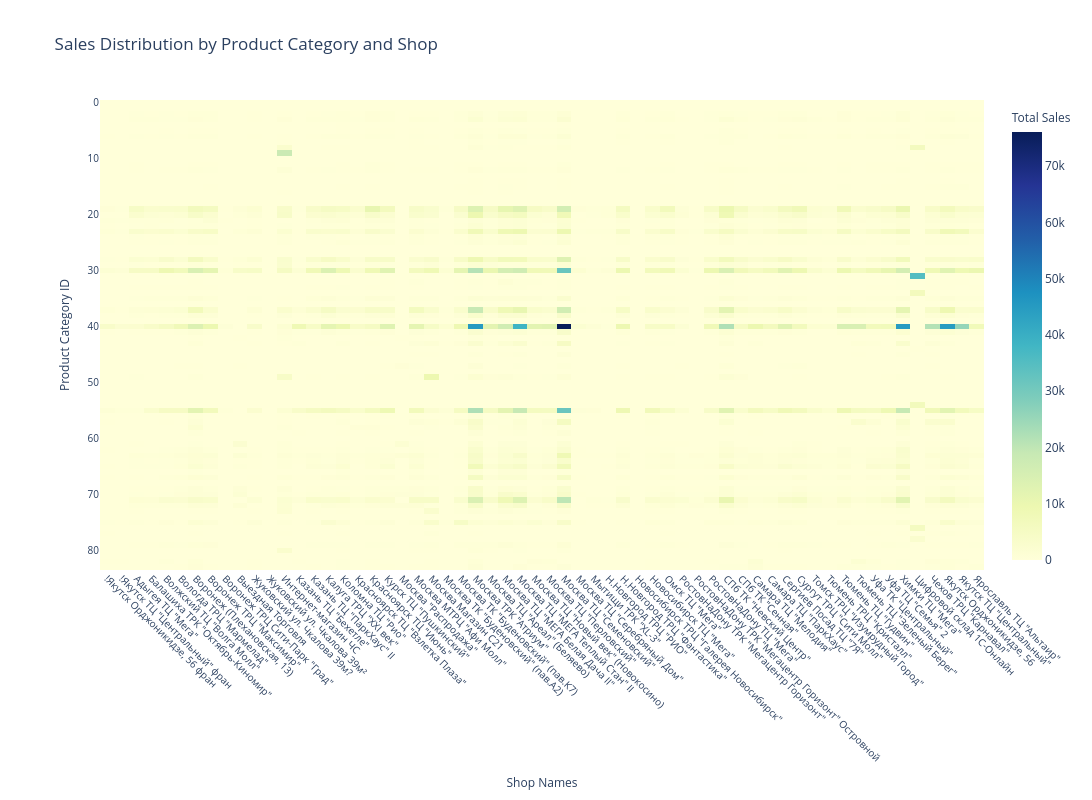

Notebook code for this chart:
### Markdown cell above
# Trends depending on shop

### Code cell
pivot_table = pd.pivot_table(
    df,
    values='item_cnt_day',
    index='item_category_id',
    columns='shop_name',
    aggfunc='sum',
    fill_value=0
)

if pivot_table.empty:
    print("Error: Filtered pivot table is empty. Please check the data in df.")
else:
    fig = px.imshow(
        pivot_table,
        labels=dict(x="Shops", y="Product Categories", color="Total Sales"),
        title="Sales Distribution by Product Category and Shop",
        color_continuous_scale='YlGnBu',
        aspect="auto"
    )

    fig.update_xaxes(
        tickangle=45,
        tickfont=dict(size=10),
        title_text="Shop Names"  
    )
    fig.update_yaxes(
        tickfont=dict(size=10),
        title_text="Product Category ID" 
    )
    fig.update_layout(
        width=1200,
        height=800,
        margin=dict(l=100, r=50, t=100, b=100),  # Increased left/bottom margin for category IDs
        coloraxis_colorbar_title_text="Total Sales",  # Clearer colorbar title
        coloraxis_colorbar_title_font_size=12,
        xaxis_title_font_size=12,  # Axis title font size
        yaxis_title_font_size=12
    )

    fig.show()

### Figure 1 — Plotly figure (JSON) as saved in the notebook; plotly's stock layout.template omitted (floating-point values rounded to 4 significant figures; data arrays with more than 128 entries replaced by an {"elided": "..."} marker saying what was removed)
{"data": [{"coloraxis": "coloraxis", "hovertemplate": "Shops: %{x}<br>Product Categories: %{y}<br>Total Sales: %{z}<extra></extra>", "name": "0", "type": "heatmap", "x": ["!Якутск Орджоникидзе, 56 фран", "!Якутск ТЦ \"Центральный\" фран", "Адыгея ТЦ \"Мега\"", "Балашиха ТРК \"Октябрь-Киномир\"", "Волжский ТЦ \"Волга Молл\"", "Вологда ТРЦ \"Мармелад\"", "Воронеж (Плехановская, 13)", "Воронеж ТРЦ \"Максимир\"", "Воронеж ТРЦ Сити-Парк \"Град\"", "Выездная Торговля", "Жуковский ул. Чкалова 39м?", "Жуковский ул. Чкалова 39м²", "Интернет-магазин ЧС", "Казань ТЦ \"Бехетле\"", "Казань ТЦ \"ПаркХаус\" II", "Калуга ТРЦ \"XXI век\"", "Коломна ТЦ \"Рио\"", "Красноярск ТЦ \"Взлетка Плаза\"", "Красноярск ТЦ \"Июнь\"", "Курск ТЦ \"Пушкинский\"", "Москва \"Распродажа\"", "Москва МТРЦ \"Афи Молл\"", "Москва Магазин С21", "Москва ТК \"Буденовский\" (пав.А2)", "Москва ТК \"Буденовский\" (пав.К7)", "Москва ТРК \"Атриум\"", "Москва ТЦ \"Ареал\" (Беляево)", "Москва ТЦ \"МЕГА Белая Дача II\"", "Москва ТЦ \"МЕГА Теплый Стан\" II", "Москва ТЦ \"Новый век\" (Новокосино)", "Москва ТЦ \"Перловский\"", "Москва ТЦ \"Семеновский\"", "Москва ТЦ \"Серебряный Дом\"", "Мытищи ТРК \"XL-3\"", "Н.Новгород ТРЦ \"РИО\"", "Н.Новгород ТРЦ \"Фантастика\"", "Новосибирск ТРЦ \"Галерея Новосибирск\"", "Новосибирск ТЦ \"Мега\"", "Омск ТЦ \"Мега\"", "РостовНаДону ТРК \"Мегацентр Горизонт\"", "РостовНаДону ТРК \"Мегацентр Горизонт\" Островной", "РостовНаДону ТЦ \"Мега\"", "СПб ТК \"Невский Центр\"", "СПб ТК \"Сенная\"", "Самара ТЦ \"Мелодия\"", "Самара ТЦ \"ПаркХаус\"", "Сергиев Посад ТЦ \"7Я\"", "Сургут ТРЦ \"Сити Молл\"", "Томск ТРЦ \"Изумрудный Город\"", "Тюмень ТРЦ \"Кристалл\"", "Тюмень ТЦ \"Гудвин\"", "Тюмень ТЦ \"Зеленый Берег\"", "Уфа ТК \"Центральный\"", "Уфа ТЦ \"Семья\" 2", "Химки ТЦ \"Мега\"", "Цифровой склад 1С-Онлайн", "Чехов ТРЦ \"Карнавал\"", "Якутск Орджоникидзе, 56", "Якутск ТЦ \"Центральный\"", "Ярославль ТЦ \"Альтаир\""], "xaxis": "x", "y": [0, 1, 2, 3, 4, 5, 6, 7, 8, 9, 10, 11, 12, 13, 14, 15, 16, 17, 18, 19, 20, 21, 22, 23, 24, 25, 26, 27, 28, 29, 30, 31, 32, 33, 34, 35, 36, 37, 38, 39, 40, 41, 42, 43, 44, 45, 46, 47, 48, 49, 50, 51, 52, 53, 54, 55, 56, 57, 58, 59, 60, 61, 62, 63, 64, 65, 66, 67, 68, 69, 70, 71, 72, 73, 74, 75, 76, 77, 78, 79, 80, 81, 82, 83], "yaxis": "y", "z": {"elided": "84x60 int values"}}], "layout": {"coloraxis": {"colorbar": {"title": {"font": {"size": 12}, "text": "Total Sales"}}, "colorscale": [[0, "rgb(255,255,217)"], [0.125, "rgb(237,248,177)"], [0.25, "rgb(199,233,180)"], [0.375, "rgb(127,205,187)"], [0.5, "rgb(65,182,196)"], [0.625, "rgb(29,145,192)"], [0.75, "rgb(34,94,168)"], [0.875, "rgb(37,52,148)"], [1, "rgb(8,29,88)"]]}, "height": 800, "margin": {"b": 100, "l": 100, "r": 50, "t": 100}, "title": {"text": "Sales Distribution by Product Category and Shop"}, "width": 1200, "xaxis": {"anchor": "y", "domain": [0, 1], "tickangle": 45, "tickfont": {"size": 10}, "title": {"font": {"size": 12}, "text": "Shop Names"}}, "yaxis": {"anchor": "x", "autorange": "reversed", "domain": [0, 1], "tickfont": {"size": 10}, "title": {"font": {"size": 12}, "text": "Product Category ID"}}}}
